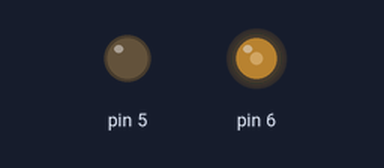
A sketch run on a simulated Arduino Uno, built with avr-gcc and run on an emulated ATmega328P. Shown: output pins drawn as LEDs (lit = HIGH).

Above: at 0.05 s.
At 6.0 s:
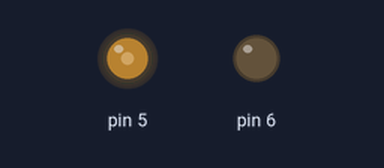
Timing chart, 0 to 7.8 s (numbered marks = the images above):
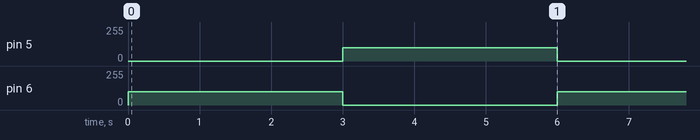

Measured:
- by itself, pin 5, pin 6: alternates 100/255 for 3.0 s and 0/255 for 3.0 s

The sketch:

IC_Motor_Control.ino
```cpp
#define FORWARD 1
#define BACKWARD 2
#define OFF 0


void setup() {
  // put your setup code here, to run once:
  pinMode(6, OUTPUT);
  pinMode(5, OUTPUT);
}

void motor(int direct) {
  if (direct == 1) {
    analogWrite(6, 100);
    analogWrite(5, 0);
  }
  if (direct == 2) {
    analogWrite(6, 0);
    analogWrite(5, 100);
  }
  if (direct == 0) {
    analogWrite(6, 0);
    analogWrite(5, 0);
  }
}

void loop() {
  // put your main code here, to run repeatedly:
  motor(FORWARD);
  delay(3000);
  motor(BACKWARD);
  delay(3000);
}
```
